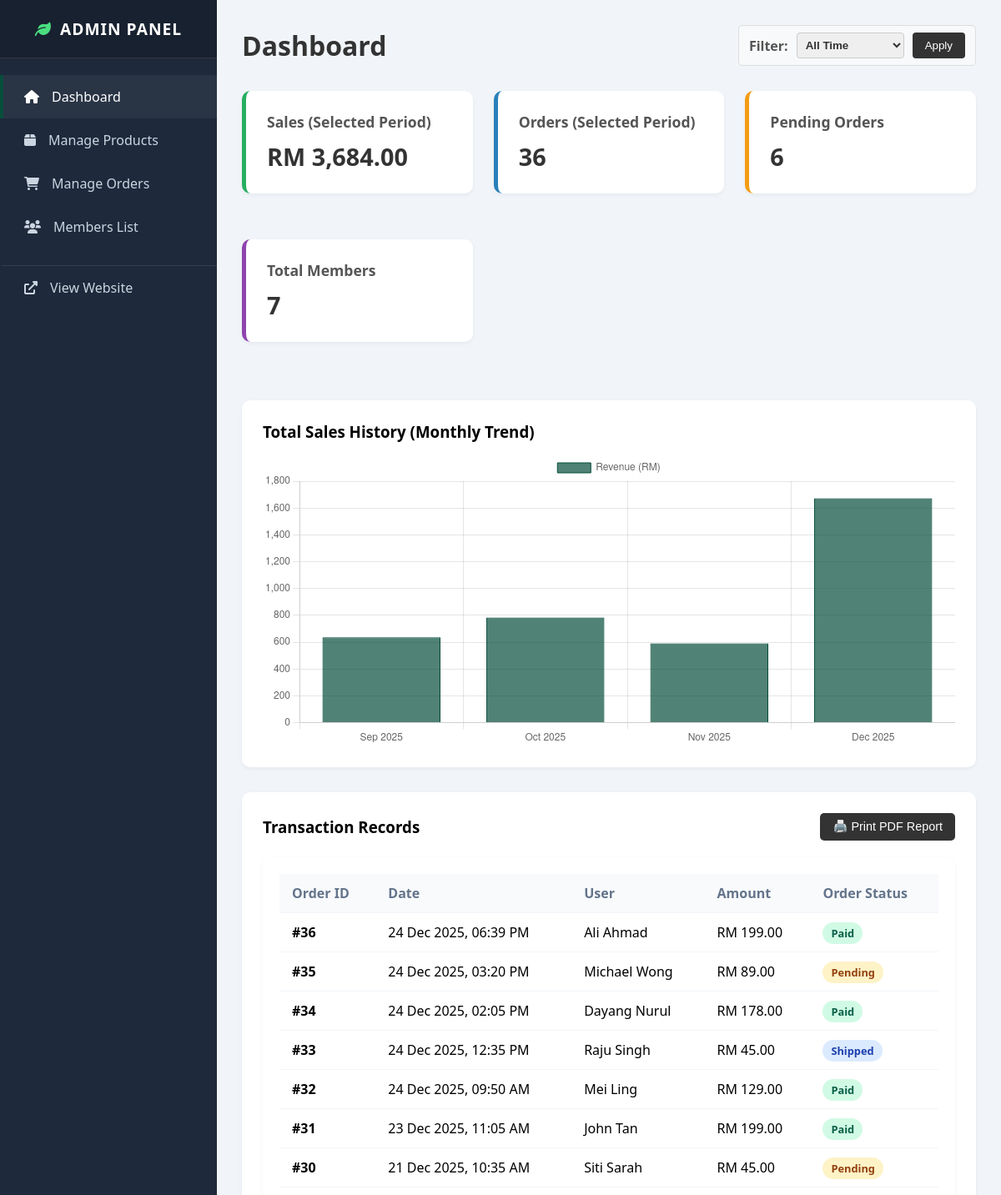
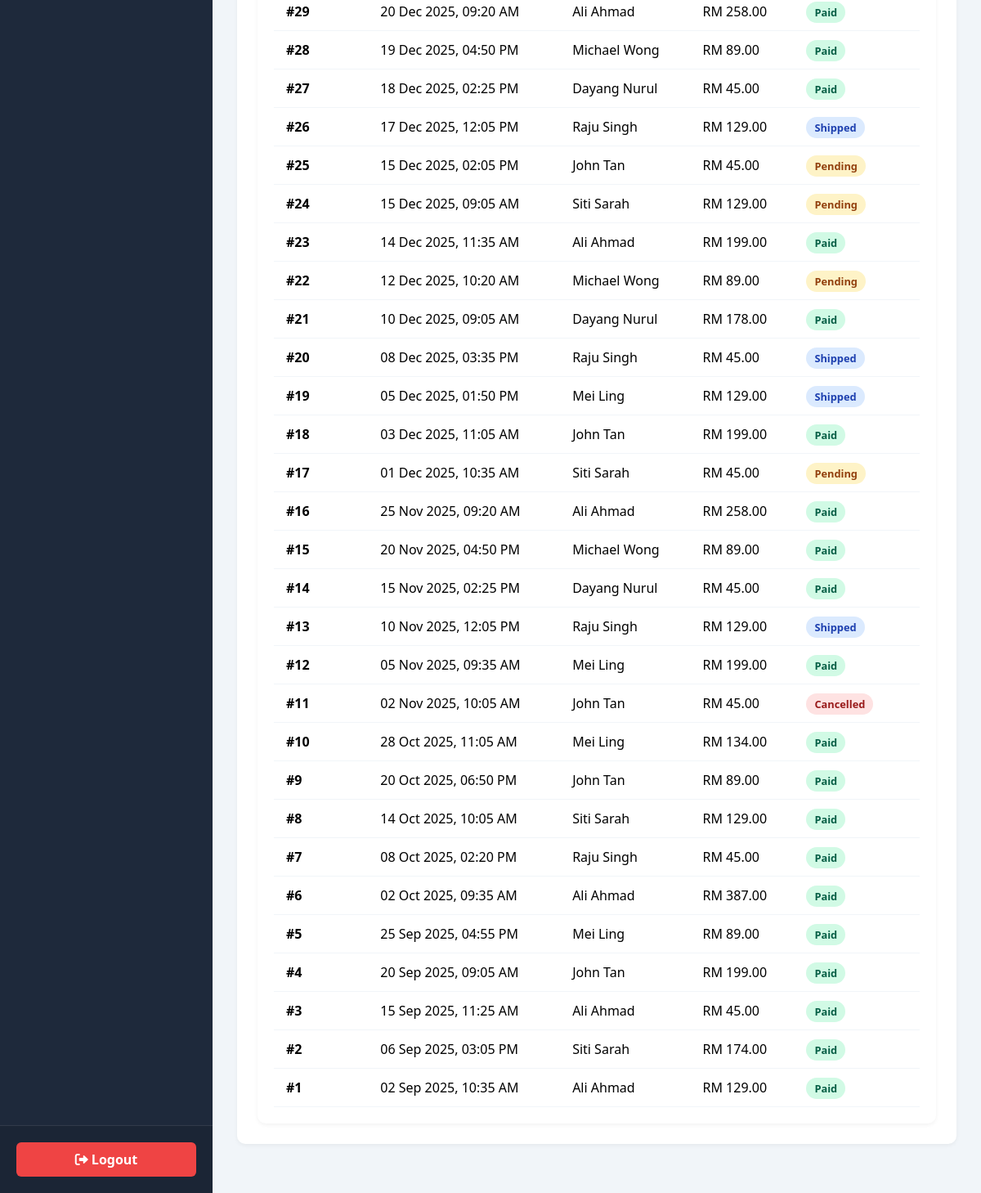
Page /admin/dashboard.php (signed in) on the committed database (2 pictures, top to bottom).
### tables this page shows
CREATE TABLE transactions (
    transaction_id INT AUTO_INCREMENT PRIMARY KEY,
    order_id INT NOT NULL,
    payment_method VARCHAR(50),
    payment_status ENUM('Success', 'Failed') DEFAULT 'Success',
    transaction_date TIMESTAMP DEFAULT CURRENT_TIMESTAMP,
    FOREIGN KEY (order_id) REFERENCES orders(order_id)
);

CREATE TABLE users (
    user_id INT AUTO_INCREMENT PRIMARY KEY,
    full_name VARCHAR(100) NOT NULL,
    email VARCHAR(100) NOT NULL UNIQUE,
    password VARCHAR(255) NOT NULL, 
    phone_number VARCHAR(20),
    otp_code VARCHAR(10) DEFAULT NULL,
    role ENUM('member', 'admin') DEFAULT 'member',
    address TEXT,
    created_at TIMESTAMP DEFAULT CURRENT_TIMESTAMP
);

CREATE TABLE orders (
    order_id INT AUTO_INCREMENT PRIMARY KEY,
    user_id INT NOT NULL,
    total_amount DECIMAL(10,2) NOT NULL,
    order_date TIMESTAMP DEFAULT CURRENT_TIMESTAMP,
    status ENUM('Pending', 'Paid', 'Shipped', 'Cancelled') DEFAULT 'Paid',
    FOREIGN KEY (user_id) REFERENCES users(user_id)
);

### admin/dashboard.php (the view, shortened to what this page needs)
<?php
include '../includes/db_connect.php';
$filter = $_GET['filter'] ?? 'all_time';
$start_date = "";
$end_date = "";
$chart_label = "Overview";
$chart_sql = "";
switch ($filter) {
    case 'all_time':
    default:
        $chart_label = "Total Sales History (Monthly Trend)";
        $chart_sql = "SELECT DATE_FORMAT(order_date, '%b %Y') as label, SUM(total_amount) as total FROM orders WHERE status = 'Paid' GROUP BY YEAR(order_date), MONTH(order_date) ORDER BY order_date ASC";
        $start_date = "2000-01-01";
        $end_date = date('Y-12-31');
        break;
}
$chart_res = mysqli_query($conn, $chart_sql);
$labels = [];
$sales = [];
if (mysqli_num_rows($chart_res) > 0) {
    while ($row = mysqli_fetch_assoc($chart_res)) {
        $labels[] = $row['label'];
        $sales[] = $row['total'];
    }
} else {
    $labels[] = "No Data";
    $sales[] = 0;
}
$js_labels = json_encode($labels);
$js_sales = json_encode($sales);
$metrics_where = "WHERE DATE(order_date) BETWEEN '$start_date' AND '$end_date'";
if ($filter == 'all_time') {
    $metrics_where = "WHERE 1=1";
}
$total_sales = mysqli_fetch_assoc(mysqli_query($conn, "SELECT SUM(total_amount) as total FROM orders $metrics_where AND status = 'Paid'"))['total'] ?? 0;
$total_orders = mysqli_fetch_assoc(mysqli_query($conn, "SELECT COUNT(*) as total FROM orders $metrics_where"))['total'] ?? 0;
$total_users = mysqli_fetch_assoc(mysqli_query($conn, "SELECT COUNT(*) as total FROM users WHERE role = 'member'"))['total'] ?? 0;
$total_pending = mysqli_fetch_assoc(mysqli_query($conn, "SELECT COUNT(*) as total FROM orders WHERE status = 'Pending'"))['total'] ?? 0;
$query = "SELECT t.*, o.total_amount, o.status AS order_status, u.full_name
          FROM transactions t
          JOIN orders o ON t.order_id = o.order_id
          JOIN users u ON o.user_id = u.user_id";
$query .= " ORDER BY t.transaction_date DESC LIMIT 100";
$trans_result = mysqli_query($conn, $query);
?>
<?php include 'includes/header.php'; ?>
    <div class="admin-header">
        <h1 style="color: #333; margin: 0;">Dashboard</h1>
        <form method="GET" class="filter-group">
            <span style="font-weight:bold; color:#555;">Filter:</span>
            <select name="filter" id="filterSelect" onchange="toggleInputs()" class="filter-select">
                <option value="all_time" <?php echo ($filter == 'all_time') ? 'selected' : ''; ?>>All Time</option>
            </select>
            <button type="submit" class="btn-action">Apply</button>
        </form>
    </div>
    <div class="cards-grid">
        <div class="card card-metric" style="border-left-color: #27ae60;">
            <h3>Sales (Selected Period)</h3>
            <div class="number">RM <?php echo number_format($total_sales, 2); ?></div>
        </div>
        <div class="card card-metric" style="border-left-color: #2980b9;">
            <h3>Orders (Selected Period)</h3>
            <div class="number"><?php echo $total_orders; ?></div>
        </div>
        <div class="card card-metric" style="border-left-color: #f39c12;">
            <h3>Pending Orders</h3>
            <div class="number"><?php echo $total_pending; ?></div>
        </div>
        <div class="card card-metric" style="border-left-color: #8e44ad;">
            <h3>Total Members</h3>
            <div class="number"><?php echo $total_users; ?></div>
        </div>
    </div>
    <div class="card">
        <h3 style="margin-top:0; margin-bottom:15px;"><?php echo $chart_label; ?></h3>
        <div class="chart-container">
            <canvas id="salesChart"></canvas>
        </div>
    </div>
    <div class="card">
        <div class="card-header-actions">
            <h3 style="margin:0;">Transaction Records</h3>
            <button onclick="window.print()" class="btn-print">🖨️ Print PDF Report</button>
        </div>
        <div class="table-responsive">
            <table>
                <thead>
                    <tr>
                        <th>Order ID</th> <th>Date</th>
                        <th>User</th>
                        <th>Amount</th>
                        <th>Order Status</th>
                    </tr>
                </thead>
                <tbody>
                    <?php if (mysqli_num_rows($trans_result) > 0): ?>
                        <?php while ($row = mysqli_fetch_assoc($trans_result)): ?>
                        <tr>
                            <td><strong>#<?php echo htmlspecialchars($row['order_id']); ?></strong></td> <td><?php echo date('d M Y, h:i A', strtotime($row['transaction_date'])); ?></td>
                            <td><?php echo htmlspecialchars($row['full_name']); ?></td>
                            <td>RM <?php echo number_format($row['total_amount'], 2); ?></td>
                            <td>
                                <?php
                                    $status = $row['order_status'];
                                    $badgeClass = 'status-pending';
                                    if ($status == 'Paid') $badgeClass = 'status-paid';
                                    elseif ($status == 'Shipped') $badgeClass = 'status-shipped';
                                    elseif ($status == 'Cancelled') $badgeClass = 'status-cancelled';
                                ?>
                                <span class="<?php echo $badgeClass; ?>">
                                    <?php echo htmlspecialchars($status); ?>
                                </span>
                            </td>
                        </tr>
                        <?php endwhile; ?>
                    <?php else: ?>
                        <tr><td colspan="5" style="text-align:center; padding:20px;">No records found for this period.</td></tr>
                    <?php endif; ?>
                </tbody>
            </table>
        </div>
    </div>
    <script>
        // 1. CHART LOGIC
        const ctx = document.getElementById('salesChart').getContext('2d');
        new Chart(ctx, {
            type: 'bar',
            data: {
                labels: <?php echo $js_labels; ?>,
                datasets: [{
                    label: 'Revenue (RM)',
                    data: <?php echo $js_sales; ?>,
                    backgroundColor: 'rgba(6, 78, 59, 0.7)',
                    borderColor: 'rgba(6, 78, 59, 1)',
                    borderWidth: 1
                }]
            },
            options: {
                responsive: true,
                maintainAspectRatio: false,
                scales: { y: { beginAtZero: true } }
            }
        });
        // 2. FILTER TOGGLE LOGIC
        function toggleInputs() {
            const val = document.getElementById('filterSelect').value;
            const ids = ['dateInput', 'weekInput', 'monthInput', 'rangeInput'];
            ids.forEach(id => {
                const el = document.getElementById(id);
                if(el) el.style.display = 'none';
            });
            if (val === 'daily') document.getElementById('dateInput').style.display = 'block';
            if (val === 'weekly') document.getElementById('weekInput').style.display = 'block';
            if (val === 'monthly') document.getElementById('monthInput').style.display = 'block';
            if (val === 'custom') document.getElementById('rangeInput').style.display = 'flex';
        }
        // Run on load to set correct state
        toggleInputs();
    </script>
<?php include 'includes/footer.php'; ?>

### css/admin.css (style rules this page uses)
:root { --admin-dark: #1e293b; --admin-green: #064e3b; --admin-light: #f1f5f9; --sidebar-width: 260px; --header-height: 70px; }
* { box-sizing: border-box; }
body { background-color: var(--admin-light); font-family: 'Segoe UI', Tahoma, Geneva, Verdana, sans-serif; margin: 0; padding: 0; overflow-x: hidden; }
.admin-header { display: flex; justify-content: space-between; align-items: center; margin-bottom: 30px; gap: 20px; }
.cards-grid { display: grid; grid-template-columns: repeat(auto-fit, minmax(240px, 1fr)); gap: 25px; margin-bottom: 40px; }
.card { background: white; padding: 25px; border-radius: 10px; box-shadow: 0 2px 5px rgba(0,0,0,0.05); margin-bottom: 30px; }
.card-metric { border-left: 5px solid #ccc; }
.card-metric h3 { margin: 0; font-size: 1.1rem; color: #555; }
.card-metric .number { font-size: 1.8rem; font-weight: bold; color: #333; margin-top: 10px; }
.chart-container { height: 350px; position: relative; width: 100%; }
.filter-group { display: flex; align-items: center; gap: 10px; background: #f8f9fa; padding: 8px 12px; border-radius: 5px; border: 1px solid #ddd; flex-wrap: wrap; }
.filter-select { padding: 6px; border-radius: 4px; border: 1px solid #ccc; font-weight: bold; color: #333; }
.table-responsive { overflow-x: auto; background: white; border-radius: 10px; box-shadow: 0 2px 5px rgba(0,0,0,0.05); padding: 20px; }
table { width: 100%; border-collapse: collapse; min-width: 600px; }
th, td { padding: 12px 15px; text-align: left; border-bottom: 1px solid #f1f5f9; }
th { background-color: #f8fafc; color: #64748b; font-weight: 600; }
.status-paid { background: #d1fae5; color: #065f46; padding: 4px 10px; border-radius: 15px; font-weight: bold; font-size: 0.8rem; white-space: nowrap; }
.status-pending { background: #fef3c7; color: #92400e; padding: 4px 10px; border-radius: 15px; font-weight: bold; font-size: 0.8rem; white-space: nowrap; }
.status-shipped { background: #dbeafe; color: #1e40af; padding: 4px 10px; border-radius: 15px; font-weight: bold; font-size: 0.8rem; white-space: nowrap; }
.status-cancelled { background: #fee2e2; color: #991b1b; padding: 4px 10px; border-radius: 15px; font-weight: bold; font-size: 0.8rem; white-space: nowrap; }
.btn-action { padding: 8px 15px; background: #333; color: white; border: none; border-radius: 4px; cursor: pointer; text-decoration: none; white-space: nowrap; }
.card-header-actions { display: flex; justify-content: space-between; align-items: center; margin-bottom: 20px; }
.btn-print { background-color: #333; color: white; border: none; padding: 8px 15px; border-radius: 5px; cursor: pointer; font-size: 0.9rem; }

### rows in the picture
transactions: order "36", transaction_date "24 Dec 2025, 06:39 PM", users.full_name "Ali Ahmad", order.total_amount "199.00", order.status "Paid"
transactions: order "35", transaction_date "24 Dec 2025, 03:20 PM", users.full_name "Michael Wong", order.total_amount "89.00", order.status "Pending"
transactions: order "34", transaction_date "24 Dec 2025, 02:05 PM", users.full_name "Dayang Nurul", order.total_amount "178.00", order.status "Paid"
transactions: order "33", transaction_date "24 Dec 2025, 12:35 PM", users.full_name "Raju Singh", order.total_amount "45.00", order.status "Shipped"
transactions: order "32", transaction_date "24 Dec 2025, 09:50 AM", users.full_name "Mei Ling", order.total_amount "129.00", order.status "Paid"
transactions: order "31", transaction_date "23 Dec 2025, 11:05 AM", users.full_name "John Tan", order.total_amount "199.00", order.status "Paid"
transactions: order "30", transaction_date "21 Dec 2025, 10:35 AM", users.full_name "Siti Sarah", order.total_amount "45.00", order.status "Pending"
transactions: order "29", transaction_date "20 Dec 2025, 09:20 AM", users.full_name "Ali Ahmad", order.total_amount "258.00", order.status "Paid"
transactions: order "28", transaction_date "19 Dec 2025, 04:50 PM", users.full_name "Michael Wong", order.total_amount "89.00", order.status "Paid"
transactions: order "27", transaction_date "18 Dec 2025, 02:25 PM", users.full_name "Dayang Nurul", order.total_amount "45.00", order.status "Paid"
transactions: order "26", transaction_date "17 Dec 2025, 12:05 PM", users.full_name "Raju Singh", order.total_amount "129.00", order.status "Shipped"
transactions: order "25", transaction_date "15 Dec 2025, 02:05 PM", users.full_name "John Tan", order.total_amount "45.00", order.status "Pending"
transactions: order "24", transaction_date "15 Dec 2025, 09:05 AM", users.full_name "Siti Sarah", order.total_amount "129.00", order.status "Pending"
transactions: order "23", transaction_date "14 Dec 2025, 11:35 AM", users.full_name "Ali Ahmad", order.total_amount "199.00", order.status "Paid"
transactions: order "22", transaction_date "12 Dec 2025, 10:20 AM", users.full_name "Michael Wong", order.total_amount "89.00", order.status "Pending"
transactions: order "21", transaction_date "10 Dec 2025, 09:05 AM", users.full_name "Dayang Nurul", order.total_amount "178.00", order.status "Paid"
transactions: order "20", transaction_date "08 Dec 2025, 03:35 PM", users.full_name "Raju Singh", order.total_amount "45.00", order.status "Shipped"
transactions: order "19", transaction_date "05 Dec 2025, 01:50 PM", users.full_name "Mei Ling", order.total_amount "129.00", order.status "Shipped"
transactions: order "18", transaction_date "03 Dec 2025, 11:05 AM", users.full_name "John Tan", order.total_amount "199.00", order.status "Paid"
transactions: order "17", transaction_date "01 Dec 2025, 10:35 AM", users.full_name "Siti Sarah", order.total_amount "45.00", order.status "Pending"
transactions: order "16", transaction_date "25 Nov 2025, 09:20 AM", users.full_name "Ali Ahmad", order.total_amount "258.00", order.status "Paid"
transactions: order "15", transaction_date "20 Nov 2025, 04:50 PM", users.full_name "Michael Wong", order.total_amount "89.00", order.status "Paid"
transactions: order "14", transaction_date "15 Nov 2025, 02:25 PM", users.full_name "Dayang Nurul", order.total_amount "45.00", order.status "Paid"
transactions: order "13", transaction_date "10 Nov 2025, 12:05 PM", users.full_name "Raju Singh", order.total_amount "129.00", order.status "Shipped"
transactions: order "12", transaction_date "05 Nov 2025, 09:35 AM", users.full_name "Mei Ling", order.total_amount "199.00", order.status "Paid"
transactions: order "11", transaction_date "02 Nov 2025, 10:05 AM", users.full_name "John Tan", order.total_amount "45.00", order.status "Cancelled"
transactions: order "10", transaction_date "28 Oct 2025, 11:05 AM", users.full_name "Mei Ling", order.total_amount "134.00", order.status "Paid"
transactions: order "9", transaction_date "20 Oct 2025, 06:50 PM", users.full_name "John Tan", order.total_amount "89.00", order.status "Paid"
transactions: order "8", transaction_date "14 Oct 2025, 10:05 AM", users.full_name "Siti Sarah", order.total_amount "129.00", order.status "Paid"
transactions: order "7", transaction_date "08 Oct 2025, 02:20 PM", users.full_name "Raju Singh", order.total_amount "45.00", order.status "Paid"
transactions: order "6", transaction_date "02 Oct 2025, 09:35 AM", users.full_name "Ali Ahmad", order.total_amount "387.00", order.status "Paid"
transactions: order "5", transaction_date "25 Sep 2025, 04:55 PM", users.full_name "Mei Ling", order.total_amount "89.00", order.status "Paid"
transactions: order "4", transaction_date "20 Sep 2025, 09:05 AM", users.full_name "John Tan", order.total_amount "199.00", order.status "Paid"
transactions: order "3", transaction_date "15 Sep 2025, 11:25 AM", users.full_name "Ali Ahmad", order.total_amount "45.00", order.status "Paid"
transactions: order "2", transaction_date "06 Sep 2025, 03:05 PM", users.full_name "Siti Sarah", order.total_amount "174.00", order.status "Paid"
transactions: order "1", transaction_date "02 Sep 2025, 10:35 AM", users.full_name "Ali Ahmad", order.total_amount "129.00", order.status "Paid"

### other values in the picture
$total_sales "3,684.00"
$total_orders "36"
$total_pending "6"
$total_users "7"
$chart_label "Total Sales History (Monthly Trend)"
chart data {{ $js_sales }} ["636.00","784.00","591.00","1673.00"]
